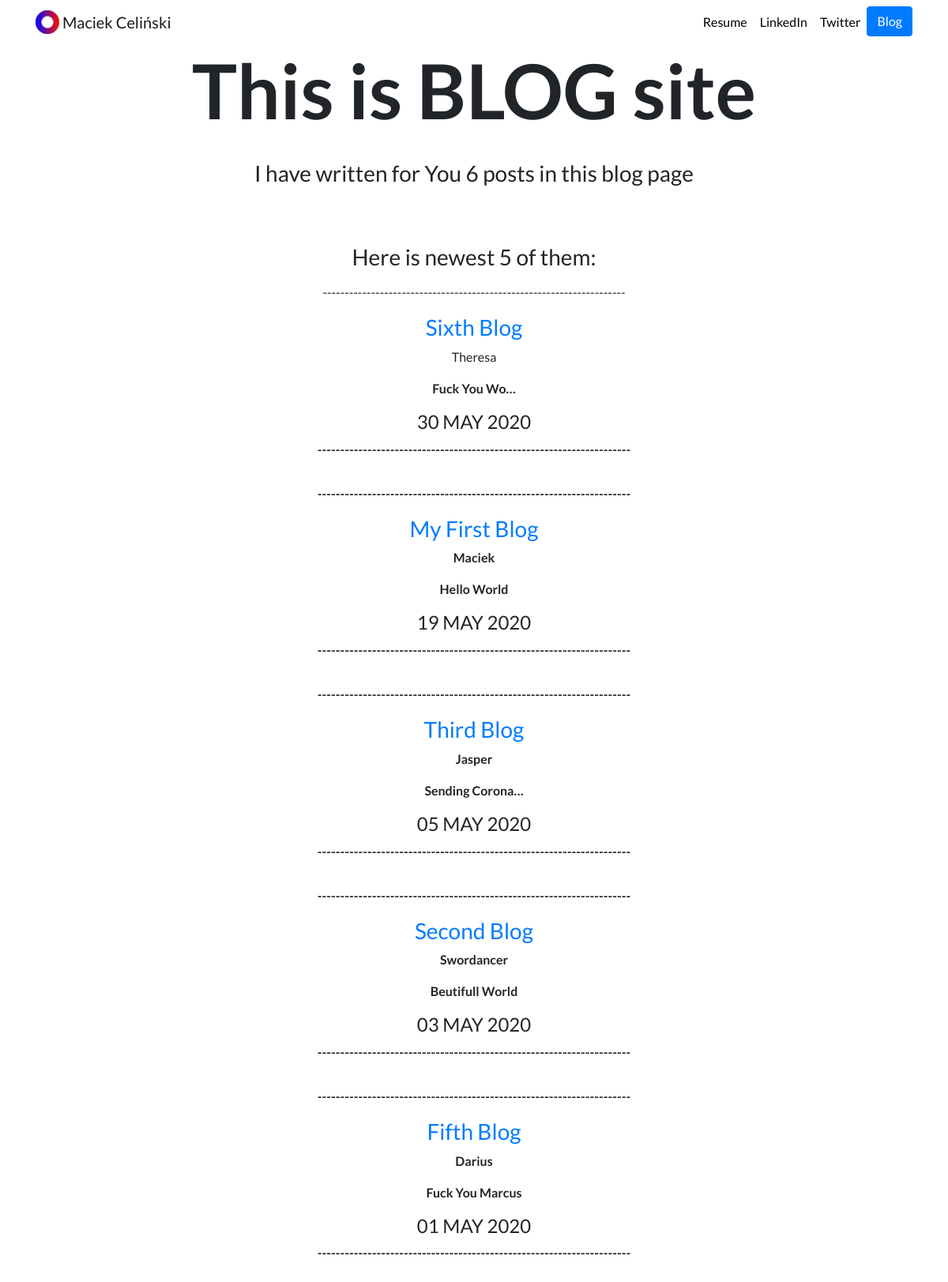
Screenshot of /blog/ with the database file from the repository.
### blog/models.py (models this page shows, shortened)
class Blog(models.Model):
    title = models.CharField(max_length=120)
    content = models.TextField()
    author = models.CharField(max_length=50)
    date = models.DateField(null=True)

### blog/views.py (the view)
# urls.py: path('', views.all_blogs, name='all_blogs'),
def all_blogs(request):
    blog_count = Blog.objects.count
    blogs = Blog.objects.order_by('-date')[:5]
    return render(request, 'blog/all_blogs.html', {'blogs': blogs, 'blog_count': blog_count})

### blog/templates/blog/all_blogs.html
{% extends 'portfolio/base.html' %}
{% block content %}
<h1 id="blogtitle" class="font-weight-bold text-center">This is BLOG site</h1>
<br/>
<h3 class="text-center mb-5">I have written for You {{ blog_count }} post{{ blogs.count|pluralize }} in this blog page</h3>
<br/>
<h3 class="text-center">Here is newest {{ blogs.count }} of them: </h3>
{% for blog in blogs %}
    <div>
<div class="row justify-content-center my-3 text-center">
  <div class="col-md-10">
              <p>---------------------------------------------------------------------</p>
        <a href="{% url 'blog:detail' blog.id %}"><h3>{{ blog.title }}</h3></a>
        <p>{{ blog.author }}</p>
        <p>{{ blog.content|safe|truncatechars:15 }}</p>
        <h4>{{ blog.date|date:'d M Y'|upper }}</h4>
        <p>---------------------------------------------------------------------</p>
        </div>
</div>
    </div>
{% endfor %}
{% endblock %}

### portfolio/static/portfolio/custom.css (style rules this page uses)
body { font-family: 'Lato', sans-serif; }
#blogtitle { font-size: 6rem; }

### rows the page displays
Blog: title "Sixth Blog", author "Theresa", content "Fuck You Wo…", date "30 MAY 2020"
Blog: title "My First Blog", author "Maciek", content "Hello World", date "19 MAY 2020"
Blog: title "Third Blog", author "Jasper", content "Sending Corona…", date "05 MAY 2020"
Blog: title "Second Blog", author "Swordancer", content "Beutifull World", date "03 MAY 2020"
Blog: title "Fifth Blog", author "Darius", content "Fuck You Marcus", date "01 MAY 2020"

### other values shown
{{ blog_count }} "6"
{{ blogs.count }} "5"
